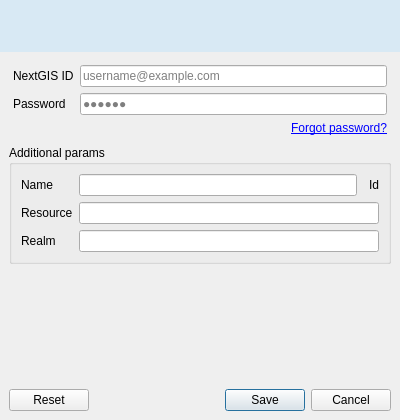
<?xml version="1.0" encoding="UTF-8"?>
<ui version="4.0">
 <class>AuthConfigEditDialogBase</class>
 <widget class="QWidget" name="AuthConfigEditDialogBase">
  <property name="geometry">
   <rect>
    <x>0</x>
    <y>0</y>
    <width>400</width>
    <height>420</height>
   </rect>
  </property>
  <property name="sizePolicy">
   <sizepolicy hsizetype="Preferred" vsizetype="Minimum">
    <horstretch>0</horstretch>
    <verstretch>0</verstretch>
   </sizepolicy>
  </property>
  <property name="windowTitle">
   <string/>
  </property>
  <layout class="QVBoxLayout" name="verticalLayout">
   <property name="leftMargin">
    <number>0</number>
   </property>
   <property name="topMargin">
    <number>0</number>
   </property>
   <property name="rightMargin">
    <number>0</number>
   </property>
   <property name="bottomMargin">
    <number>0</number>
   </property>
   <item>
    <widget class="QWidget" name="header" native="true">
     <property name="styleSheet">
      <string notr="true">background-color: #d8e9f4;</string>
     </property>
     <layout class="QHBoxLayout" name="horizontalLayout">
      <property name="topMargin">
       <number>16</number>
      </property>
      <property name="bottomMargin">
       <number>16</number>
      </property>
      <item>
       <widget class="QLabel" name="logo_label">
        <property name="text">
         <string/>
        </property>
       </widget>
      </item>
      <item>
       <spacer name="horizontalSpacer">
        <property name="orientation">
         <enum>Qt::Horizontal</enum>
        </property>
        <property name="sizeHint" stdset="0">
         <size>
          <width>40</width>
          <height>20</height>
         </size>
        </property>
       </spacer>
      </item>
     </layout>
    </widget>
   </item>
   <item>
    <widget class="QWidget" name="body" native="true">
     <layout class="QVBoxLayout" name="verticalLayout_2">
      <property name="topMargin">
       <number>3</number>
      </property>
      <item>
       <widget class="QWidget" name="auth_params_groupbox" native="true">
        <layout class="QVBoxLayout" name="verticalLayout_3">
         <property name="leftMargin">
          <number>4</number>
         </property>
         <property name="topMargin">
          <number>4</number>
         </property>
         <property name="rightMargin">
          <number>4</number>
         </property>
         <property name="bottomMargin">
          <number>4</number>
         </property>
         <item>
          <layout class="QGridLayout" name="gridLayout">
           <item row="0" column="0">
            <widget class="QLabel" name="login_label">
             <property name="toolTip">
              <string>Email address you used to sign up for NextGIS</string>
             </property>
             <property name="text">
              <string>NextGIS ID</string>
             </property>
            </widget>
           </item>
           <item row="0" column="1">
            <widget class="QLineEdit" name="username_lineedit">
             <property name="toolTip">
              <string>Email address you used to sign up for NextGIS</string>
             </property>
             <property name="placeholderText">
              <string>username@example.com</string>
             </property>
            </widget>
           </item>
           <item row="1" column="0">
            <widget class="QLabel" name="password_label">
             <property name="toolTip">
              <string>&lt;html&gt;&lt;head/&gt;&lt;body&gt;&lt;p&gt;Password for your NextGIS ID. &lt;br/&gt;&lt;br/&gt;Signed up for NextGIS via &lt;span style=&quot; font-weight:700;&quot;&gt;Google&lt;/span&gt;? You need a separate password for NextGIS Connect. Use &lt;span style=&quot; font-weight:700;&quot;&gt;Forgot password&lt;/span&gt; to set one.&lt;/p&gt;&lt;/body&gt;&lt;/html&gt;</string>
             </property>
             <property name="text">
              <string>Password</string>
             </property>
            </widget>
           </item>
           <item row="1" column="1">
            <widget class="QgsPasswordLineEdit" name="password_lineedit">
             <property name="toolTip">
              <string>&lt;html&gt;&lt;head/&gt;&lt;body&gt;&lt;p&gt;Password for your NextGIS ID. &lt;br/&gt;&lt;br/&gt;Signed up for NextGIS via &lt;span style=&quot; font-weight:700;&quot;&gt;Google&lt;/span&gt;? You need a separate password for NextGIS Connect. Use &lt;span style=&quot; font-weight:700;&quot;&gt;Forgot password&lt;/span&gt; to set one.&lt;/p&gt;&lt;/body&gt;&lt;/html&gt;</string>
             </property>
             <property name="placeholderText">
              <string>●●●●●●</string>
             </property>
            </widget>
           </item>
          </layout>
         </item>
         <item>
          <widget class="QLabel" name="forgot_label">
           <property name="text">
            <string>&lt;a href=&quot;#forgot&quot;&gt;Forgot password?&lt;/a&gt;</string>
           </property>
           <property name="alignment">
            <set>Qt::AlignRight|Qt::AlignTrailing|Qt::AlignVCenter</set>
           </property>
          </widget>
         </item>
        </layout>
       </widget>
      </item>
      <item>
       <widget class="QgsCollapsibleGroupBox" name="additional_groupbox">
        <property name="sizePolicy">
         <sizepolicy hsizetype="Preferred" vsizetype="MinimumExpanding">
          <horstretch>0</horstretch>
          <verstretch>0</verstretch>
         </sizepolicy>
        </property>
        <property name="title">
         <string>Additional params</string>
        </property>
        <property name="flat">
         <bool>true</bool>
        </property>
        <property name="collapsed">
         <bool>true</bool>
        </property>
        <layout class="QFormLayout" name="formLayout_2">
         <item row="0" column="0">
          <widget class="QLabel" name="label_2">
           <property name="text">
            <string>Name</string>
           </property>
          </widget>
         </item>
         <item row="2" column="0">
          <widget class="QLabel" name="label_6">
           <property name="text">
            <string>Resource</string>
           </property>
          </widget>
         </item>
         <item row="2" column="1">
          <widget class="QLineEdit" name="resource_lineedit"/>
         </item>
         <item row="3" column="0">
          <widget class="QLabel" name="label">
           <property name="text">
            <string>Realm</string>
           </property>
          </widget>
         </item>
         <item row="3" column="1">
          <widget class="QLineEdit" name="realm_lineedit"/>
         </item>
         <item row="0" column="1">
          <layout class="QHBoxLayout" name="horizontalLayout_2">
           <property name="spacing">
            <number>12</number>
           </property>
           <item>
            <widget class="QLineEdit" name="name_lineedit"/>
           </item>
           <item>
            <layout class="QHBoxLayout" name="id_layout">
             <property name="spacing">
              <number>6</number>
             </property>
             <item>
              <widget class="QLabel" name="label_5">
               <property name="text">
                <string>Id</string>
               </property>
              </widget>
             </item>
            </layout>
           </item>
          </layout>
         </item>
        </layout>
       </widget>
      </item>
      <item>
       <spacer name="verticalSpacer">
        <property name="orientation">
         <enum>Qt::Vertical</enum>
        </property>
        <property name="sizeHint" stdset="0">
         <size>
          <width>20</width>
          <height>0</height>
         </size>
        </property>
       </spacer>
      </item>
      <item>
       <widget class="QDialogButtonBox" name="button_box">
        <property name="standardButtons">
         <set>QDialogButtonBox::Cancel|QDialogButtonBox::Reset|QDialogButtonBox::Save</set>
        </property>
       </widget>
      </item>
     </layout>
    </widget>
   </item>
  </layout>
 </widget>
 <customwidgets>
  <customwidget>
   <class>QgsCollapsibleGroupBox</class>
   <extends>QGroupBox</extends>
   <header>qgscollapsiblegroupbox.h</header>
   <container>1</container>
  </customwidget>
  <customwidget>
   <class>QgsPasswordLineEdit</class>
   <extends>QLineEdit</extends>
   <header>qgspasswordlineedit.h</header>
  </customwidget>
 </customwidgets>
 <tabstops>
  <tabstop>username_lineedit</tabstop>
  <tabstop>password_lineedit</tabstop>
  <tabstop>additional_groupbox</tabstop>
  <tabstop>name_lineedit</tabstop>
 </tabstops>
 <resources/>
 <connections/>
</ui>
